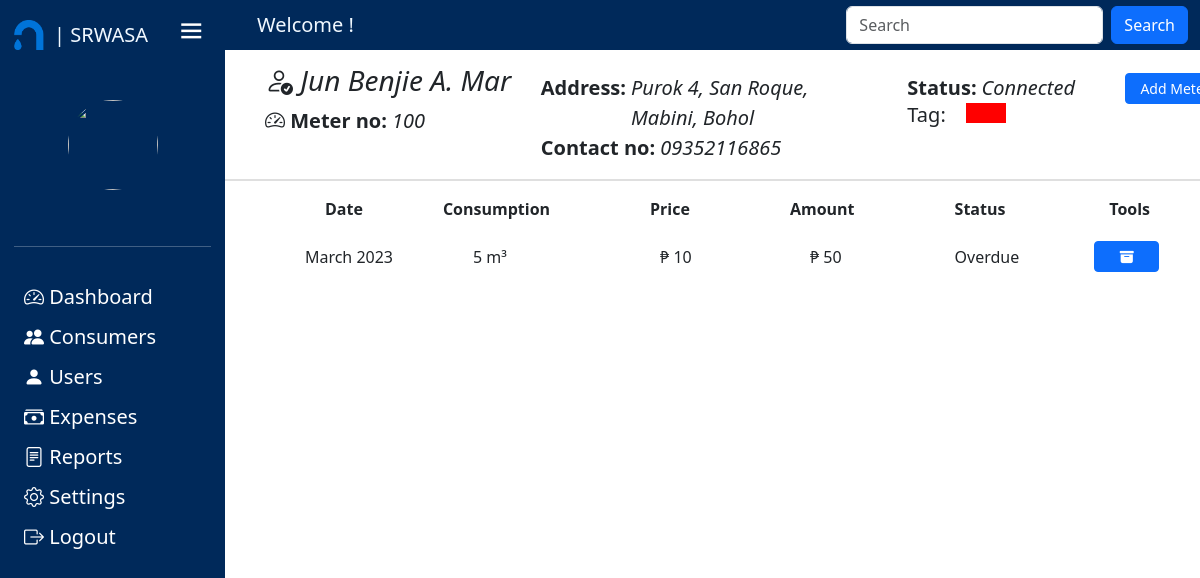
The page /10 on the database its author committed.
### tables this page shows
CREATE TABLE `tblmeter` (
  `ID` int(11) NOT NULL,
  `meter_no` varchar(100) NOT NULL,
  `type` varchar(45) NOT NULL,
  `status` int(11) NOT NULL,
  `tag` int(11) NOT NULL,
  `Brgy_ID` int(11) NOT NULL,
  `Purok_ID` int(11) NOT NULL,
  `Connection_Date` date NOT NULL DEFAULT current_timestamp(),
  `tblconsumer_ID` int(11) NOT NULL
);

CREATE TABLE `tblconsumer` (
  `id` int(11) NOT NULL,
  `fname` varchar(255) NOT NULL,
  `mname` varchar(255) DEFAULT NULL,
  `lname` varchar(255) NOT NULL,
  `name_ex` varchar(10) NOT NULL,
  `Brgy_ID` int(20) NOT NULL,
  `Purok_ID` int(20) NOT NULL,
  `Contact_Number` varchar(25) NOT NULL,
  `status` int(11) NOT NULL,
  `login_info_ID` int(11) NOT NULL
);

CREATE TABLE `tblpurok` (
  `ID` int(11) NOT NULL,
  `Purok` varchar(100) NOT NULL
);

CREATE TABLE `tblbaranggay` (
  `ID` int(11) NOT NULL,
  `Baranggay_Name` varchar(100) NOT NULL
);

CREATE TABLE `tblbilling` (
  `ID` int(11) NOT NULL,
  `total_consumption` decimal(50,0) NOT NULL,
  `tblcubicrate_ID` int(11) NOT NULL,
  `Total_Payables` decimal(50,0) NOT NULL,
  `bill_status` varchar(11) NOT NULL,
  `date` date NOT NULL DEFAULT current_timestamp(),
  `date_paid` date DEFAULT NULL,
  `payment` decimal(50,0) DEFAULT NULL,
  `tblconsumption_ID` int(20) NOT NULL,
  `tblconsumer_ID` int(11) NOT NULL,
  `tblmeter_ID` int(11) NOT NULL
);

CREATE TABLE `tblcubicrate` (
  `ID` int(11) NOT NULL,
  `previous_rate` decimal(50,0) NOT NULL,
  `present_rate` decimal(50,0) NOT NULL,
  `Effectivity_Date` date NOT NULL DEFAULT current_timestamp()
);

### application/controllers/Admin.php (called while the page is built, shortened)
<?php
class Admin extends CI_Controller{
    public function view($param = null){
        if($param == null){
            $page = "consumer";
            if(!file_exists(APPPATH.'views/pages/Admin/'.$page.'.php')){
                show_404();
            }
            $data['consumer'] = $this->User_Model->consumer_details();
            $this->load->view('templates/header');
            $this->load->view('pages/Admin/'.$page,$data);
            $this->load->view('templates/modal');
            $this->load->view('templates/footer');
        }else{
            $page = "single";
            $data['consumer'] = $this->User_Model->get_consumers_single($param);
            $data['fname'] = $data['consumer']['fname'] ?? '';
            $data['mname'] = $data['consumer']['mname'] ?? '';
            $data['lname'] = $data['consumer']['lname'] ?? '';
            $data['name_ex'] = $data['consumer']['name_ex'] ?? '';
            $data['status'] = $data['consumer']['status'] ?? '';
            $data['tag'] = $data['consumer']['tag'] ?? '';
            $data['baranggay'] = $data['consumer']['Baranggay_Name'] ?? '';
            $data['purok'] = $data['consumer']['Purok'] ?? '';
            $data['contact'] = $data['consumer']['Contact_Number'] ?? '';
            $data['id'] = $data['consumer']['id'] ?? '';
            $data['ID'] = $data['consumer']['ID'] ?? '';
            $data['meter'] = $data['consumer']['meter_no'] ?? '';
            $data['consumption'] = $this->User_Model->get_consumption($data['ID']);
            $this->load->view('templates/header');
            $this->load->view('pages/Admin/'.$page,$data);
            $this->load->view('templates/footer');
        }
    }
}
?>

### index.php (called while the page is built, shortened)
<?php
require_once BASEPATH.'core/CodeIgniter.php';

### application/models/User_model.php (called while the page is built, shortened)
<?php
class User_Model extends CI_Model{
    public function get_consumers_single($param){
        $this->db->select('tblconsumer.id,
            tblconsumer.fname,
            tblconsumer.mname,
            tblconsumer.lname,
            tblconsumer.name_ex,
            tblmeter.status,
            `tag`,
            tblbaranggay.Baranggay_Name,
            tblpurok.Purok,
            tblconsumer.Contact_Number,
            tblconsumer.login_info_ID,
            `meter_no`,
            tblmeter.ID');
        $this->db->from('tblmeter');
        $this->db->join('tblbaranggay', 'tblmeter.Brgy_ID = tblbaranggay.ID');
        $this->db->join('tblpurok', 'tblmeter.Purok_ID = tblpurok.ID');
        $this->db->join('tblconsumer', 'tblmeter.tblconsumer_ID = tblconsumer.id');
        $this->db->where('tblmeter.ID', $param);
        $result = $this->db->get();
        return $result->row_array();
    }
    public function get_consumption($param) {
        $this->db->select('
            tblbilling.ID,
            tblbilling.tblconsumption_ID,
            MONTHNAME(tblbilling.date) AS month,
            YEAR(tblbilling.date) AS year,
            total_consumption,
            tblcubicrate.present_rate,
            Total_Payables,
            bill_status');
        $this->db->from('tblbilling');
        $this->db->join('tblcubicrate', 'tblcubicrate.ID = tblbilling.tblcubicrate_ID', 'left');
        $this->db->join('tblconsumer', 'tblconsumer.id = tblbilling.tblconsumer_ID', 'left');
        $this->db->join('tblmeter', 'tblmeter.ID = tblbilling.tblmeter_ID');
        $this->db->where('tblbilling.tblmeter_ID', $param);
        $this->db->where('YEAR(tblbilling.date)', 2023);
        $this->db->order_by('tblbilling.date', 'desc');
        $result = $this->db->get();
        return $result->result_array();
    }
}
?>

### application/views/pages/Admin/single.php (the view, shortened to what this page needs)
<div class="col-sm-10">
    <div class=" mt-3 d-flex">
        <div class="content" style="width: 320px; margin-left: 40px;">
            <h3 style="font-style: italic;"><i class="bi bi-person-check"></i> <?= $fname.' '.$mname.' '.$lname.' '.$name_ex?></h3>
            <div class="content d-flex">
                <span class="labels"><i class="bi bi-speedometer2"></i> Meter no:</span>
                <span class="span"><?= $meter;?></span>
            </div>
        </div>
        <div class="content" style="padding-top: 9px; padding-left: 20px;">
            <div class="content d-flex">
                <span class="labels">Address:</span>
                <span class="span"><?= $purok.', '.$baranggay?></span>
            </div>
            <div class="content d-flex">
            <span class="labels">Contact no:</span>
            <span class="span"><?= $contact?></span>
            </div>
        </div>
        <div class="content d-block" style="padding-top: 9px; padding-left: 50px;">
            <div class="content d-flex">
                <span class="labels">Status:</span>
                <span class="span">
                    <?php if($status==1){?>
                        <span>Connected</span>
                    <?php }elseif($status==2){?>
                        <span>Disconnected</span>
                    <?php }elseif($status==0){?>
                        <span>Pending</span>
                    <?php }?>
                </span>
            </div>
            <div class="content d-flex">
                <h5>Tag:</h5>
                <span class="span">
                    <?php if($tag==1){?>
                        <div class="green" style="height: 20px; width: 40px; background-color: green;"></div>
                    <?php }elseif($tag==2){?>
                        <div class="yellow" style="height: 20px; width: 40px; background-color: yellow"></div>
                    <?php }elseif($tag==3){?>
                        <div class="red" style="height: 20px; width: 40px; background-color: red"></div>
                    <?php }elseif($tag==0){?>
                        <div class="grey" style="height: 20px; width: 40px; background-color: grey"></div>
                    <?php }?>
                </span>
            </div>
        </div>
        <div class="content d-block" style="padding-top: 9px; padding-left: 50px;">
        <?php if($status != 0){?>
            <div class="content d-flex">
                <a href="add_meter/<?= $ID;?>" class="btn btn-primary btn-sm" style="width: 100px;">Add Meter</a>
            </div>
        <?php }?>
        </div>
    </div>
    <hr class="my-hr">
    <table>
        <thead>
            <tr>
                <th style="padding-right: 40px; padding-left: 100px;padding-bottom:20px;">Date</th>
                <th style="padding-right: 100px; padding-left: 40px;padding-bottom:20px;">Consumption</th>
                <th style="padding-right: 100px;padding-bottom:20px;">Price</th>
                <th style="padding-right: 100px;padding-bottom:20px;">Amount</th>
                <th style="padding-right: 80px;padding-bottom:20px;">Status</th>
                <th style="padding-left: 20px;padding-bottom:20px;">Tools</th>
            </tr>
        </thead>
        <?php foreach ($consumption as $row){?>
            <tr>
                <td style="padding-left: 70px; padding-bottom: 10px; text-align: center;    ">
                <a class="list-group-item list-group-item-action"><?= $row['month'].' '.$row['year'];?></a>
                </td>
                <td style="padding-left: 70px; padding-bottom: 10px;">
                <a class="list-group-item list-group-item-action"><?= $row['total_consumption'].' m³';?></a>
                </td>
                <td style="padding-left: 10px; padding-bottom: 10px;">
                <a class="list-group-item list-group-item-action">₱ <?= $row['present_rate'];?></a>
                </td>
                <td style="padding-left: 20px; padding-bottom: 10px;">
                <a class="list-group-item list-group-item-action">₱ <?= $row['Total_Payables'];?></a>
                </td>
                <td style="padding-right: 70px; padding-bottom: 10px; text-align:center;">
                <a class="list-group-item list-group-item-action"><?= $row['bill_status'];?></a>
                </td>
                <td style="padding-left: 5px; padding-bottom: 10px;">
                    <a href="bill/<?= $row['ID']?>" class="btn btn-primary btn-sm bill" style="width: 65px;"><i class="bi bi-archive-fill"></i></a>
                </td>
            </tr>
        <?php }?>
    </table>
</div>

### css/css/style.css (style rules this page uses)
* { margin: 0; padding: 0; box-sizing: border-box; }
:root { --primary-color: #695CFE; --primary-color-light: #F6F5FF; --toggle-color: #DDD; ---text-color: #707070; --tran-02: all 0.2s ease; --tran-03: all 0.3s ease; --tran-04: all 0.4s ease; --tran-05: all 0.5s ease; --tran-06: all 0.6s ease; }
body { position: relative; min-height: 100vh; width: 100%; overflow: hidden; }
body { background-color: #E5E5E5; }
.col-sm-10 { position: absolute; height: 100%; width: calc(100% - 150); left: 150px; transition: var(--tran-04); }
.sidebar.active ~ .col-sm-10 { margin-top: 4%; width: calc(100% - 225); left: 225px; transition: var(--tran-04); }
h5 { color:black; text-align: left; margin-right: 15px; }
table { width: 305px; margin: 0px; padding:0px; border-spacing: 0; border-collapse: collapse; }

### application/views/pages/Admin/single.php (style rules this page uses)
body { background: #ffff; }
.my-hr { width: 100%; border-top: 2px solid grey; margin-left: auto; }
.labels { font-size: 20px; font-weight: bolder; }
.span { font-size: 20px; padding-left: 5px; font-style: italic; }

### rows shown on the page
tblmeter: tblconsumer_ID.fname "Jun Benjie", tblconsumer_ID.mname "A.", tblconsumer_ID.lname "Mar", meter_no "100", Purok_ID.Purok "Purok 4", tblbaranggay.Baranggay_Name "San Roque, Mabini, Bohol", tblconsumer_ID.Contact_Number "09352116865"
tblbilling: month "March", year "2023", total_consumption "5", tblcubicrate_ID.present_rate "10", Total_Payables "50", bill_status "Overdue"
